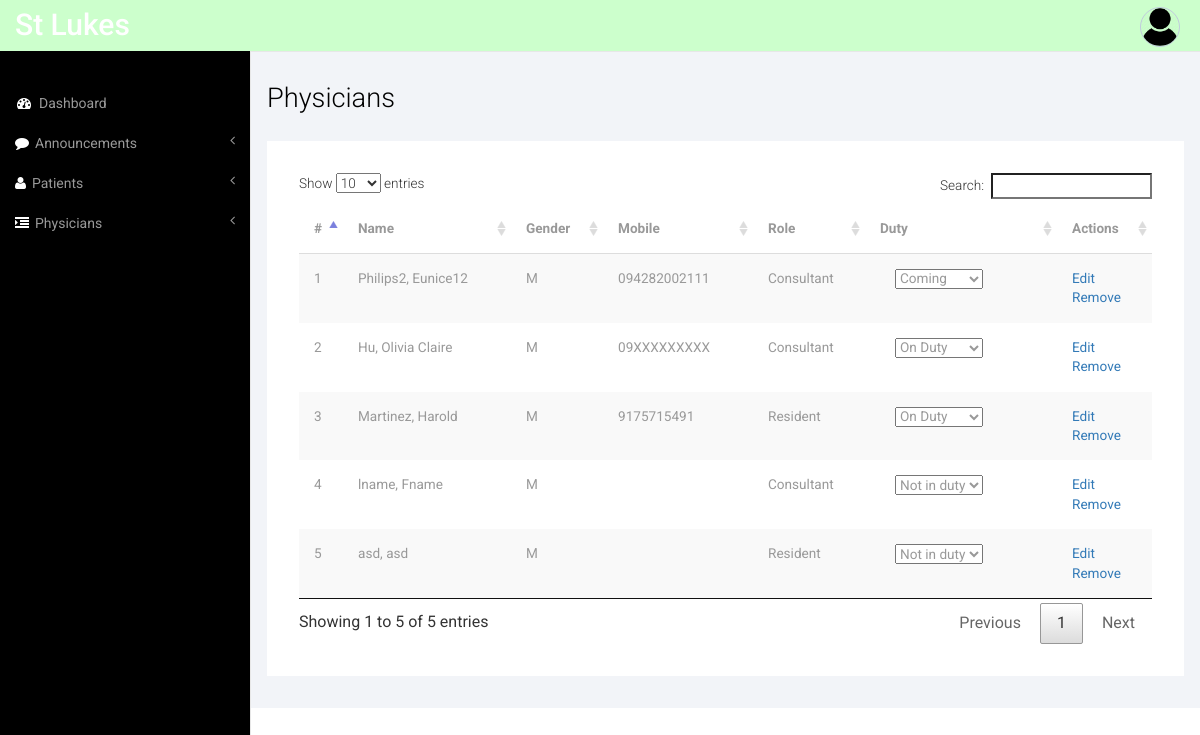
Screenshot of /index.php/physicians with the database file from the repository.
### tables this page shows
CREATE TABLE `physicians` (
  `id` int(11) NOT NULL,
  `firstname` text NOT NULL,
  `middlename` text NOT NULL,
  `lastname` text NOT NULL,
  `gender` tinyint(4) NOT NULL,
  `email` varchar(50) NOT NULL,
  `image` text NOT NULL,
  `password` text NOT NULL,
  `mac_address` varchar(20) NOT NULL,
  `mobile` varchar(13) NOT NULL,
  `role` tinyint(4) NOT NULL COMMENT '1 = consultant; 2 = resident',
  `on_duty` tinyint(4) NOT NULL DEFAULT '0',
  `date_added` datetime NOT NULL,
  `last_login` datetime NOT NULL,
  `active` tinyint(4) NOT NULL DEFAULT '1'
);

### application/controllers/Physicians.php (called while the page is built, shortened)
<?php
class Physicians extends CI_Controller {
	public function index() {
		$this->physicians_list();
	}
	public function physicians_list() {
		$tab['tab'] = 2;
		$result = $this->physicians_model->getPhysicians();
		$data['data'] = array();
		if ($result['success']) {
			$data['data'] = $result['data'];
		}
		$this->load->view('header', $tab);
		$this->load->view('physicians_list', $data);
		$this->load->view('footer');
	}
}

### index.php (called while the page is built, shortened)
<?php
require_once BASEPATH.'core/CodeIgniter.php';

### application/models/Physicians_model.php (called while the page is built, shortened)
<?php if ( ! defined('BASEPATH')) exit('No direct script access allowed');
class Physicians_model extends CI_Model
{
    function getPhysicians() {
    	$sql = "SELECT * FROM physicians WHERE active = ?";
        $query = $this->db->query($sql, array(1));
        if ($query->num_rows() > 0) {
            return array( 'success' => true, 'data' => $query->result_array());
        }
        return array( 'success' => false, 'error' => 'No data found' );
    }
}

### application/views/physicians_list.php (the view, shortened to what this page needs)
<div id="page-wrapper">
        <div class="col-md-12 graphs">
       <div class="xs">
     <h3>Physicians</h3>
    <div class="bs-example4" data-example-id="contextual-table">
    <table class="table table-striped" id="patients_table" cellspacing="0" width="100%">
      <thead>
        <tr>
          <th>#</th>
          <th>Name</th>
          <th>Gender</th>
          <th>Mobile</th>
          <th>Role</th>
          <th>Duty</th>
          <th>Actions</th>
        </tr>
      </thead>
      <tbody>
        <?php $x = 0; ?>
        <?php foreach($data as $row): ?>
        <?php $x++; ?>
        <tr>
          <td><?=$x?></td>
          <td><?=$row['lastname'].", ".$row['firstname']?></td>
          <td><?=$row['gender'] == 1 ? "M":"F";?></td>
          <td><?=$row['mobile'];?></td>
          <td><?=$row['role'] == 1 ? "Consultant":"Resident";?></td>
          <td>
            <div class="form-group">
              <div class="col-sm-6"><select name="duty" id="duty" class="duty" att="<?php echo $row['id']; ?>">
                <option value="0" <?php if ($row['on_duty'] == 0) echo "selected";?>>Not in duty</option>
                <option value="1"<?php if ($row['on_duty'] == 1) echo "selected";?>>On Duty</option>
                <option value="2"<?php if ($row['on_duty'] == 2) echo "selected";?>>Coming</option>
              </select></div>&nbsp&nbsp&nbsp&nbsp<span id="stat_<?php echo $row['id']; ?>" class="status"></span>
            </div>
          </td>
          <td>
            <a href="<?php echo base_url();?>physicians/physicians_edit/<?=$row['id']?>">Edit</a><br>
            <a onclick="return confirm('Are you sure you want to delete this item?');" href="<?php echo base_url();?>physicians/delete/<?=$row['id']?>">Remove</a>
          </td>
        </tr>
        <?php endforeach; ?>
      </tbody>
    </table>
   </div>
   </div>
  </div>
  </div>

### application/views/header.php (shortened to what this page needs)
<!DOCTYPE HTML>
<html>
<head>
<link href="<?php echo base_url(); ?>assets/css/bootstrap.min.css" rel='stylesheet' type='text/css' />
<link rel="stylesheet" type="text/css" href="<?php echo base_url(); ?>assets/css/jquery.dataTables.min.css">
<link href="<?php echo base_url(); ?>assets/css/style.css" rel='stylesheet' type='text/css' />
<link href="<?php echo base_url(); ?>assets/css/font-awesome.css" rel="stylesheet">
</head>
<body>
<div id="wrapper">
        <nav class="top1 navbar navbar-default navbar-static-top" role="navigation" style="margin-bottom: 0">
            <div class="navbar-header">
                <a class="navbar-brand" href="#">St Lukes</a>
            </div>
            <ul class="nav navbar-nav navbar-right">
                <li class="dropdown">
                    <a href="#" class="dropdown-toggle avatar" data-toggle="dropdown"><img src="<?php echo base_url() ?>assets/img/user.png" alt=""/></a>
                </li>
            </ul>
            <div class="navbar-default sidebar" role="navigation">
                <div class="sidebar-nav navbar-collapse">
                    <ul class="nav" id="side-menu">
                        <li>
                            <a href="<?php echo base_url(); ?>dashboard/"><i class="fa fa-dashboard fa-fw nav_icon"></i>Dashboard</a>
                        </li>
                        <li>
                            <a href="#"><i class="fa fa-comment nav_icon"></i>Announcements<span class="fa arrow"></span></a>
                        </li>
                        <li>
                            <a href="#"><i class="fa fa-user nav_icon"></i>Patients<span class="fa arrow"></span></a>
                        </li>
                        <li>
                            <a href="#"><i class="fa fa-indent nav_icon"></i>Physicians<span class="fa arrow"></span></a>
                        </li>
                    </ul>
                </div>
            </div>
        </nav>

### application/views/footer.php (shortened to what this page needs)
   </div>
<link href="<?php echo base_url(); ?>assets/css/custom.css" rel="stylesheet">
</body>
</html>

### assets/css/style.css (style rules this page uses)
h4, h5, h6, h1, h2, h3 { margin-top: 0; }
ul, ol { margin: 0; }
html, body { font-family: 'Roboto', sans-serif; font-size: 100%; background:#000; overflow-x: hidden; }
body a { transition:0.5s all; -webkit-transition:0.5s all; -moz-transition:0.5s all; -o-transition:0.5s all; -ms-transition:0.5s all; }
.navbar .navbar-nav li a { padding: 0 10px; line-height: 56px; position: relative; }
.navbar .navbar-nav li .dropdown-toggle.avatar img { height: 40px; -webkit-border-radius: 50em; -moz-border-radius: 50em; border-radius: 50em; border: 1px solid #c0cadd; margin-top: -4px; }
.navbar-default.sidebar { background-color: #000; font-family: 'Roboto', sans-serif; }
nav.top1.navbar.navbar-default.navbar-static-top { background-color:#ccffcc; font-family: 'Roboto', sans-serif; }
.navbar-default .navbar-brand { color: #fff !important; font-size: 30px; font-weight: 500; }
.navbar-right { margin-right: 10px !important; }
.navbar-right li { display:inline-block; }
i.nav_icon { color: #fff; margin-right:6px; }
.sidebar ul li a { color: #999; font-size:14px; }
ul.nav.navbar-nav.navbar-right { height: 51px; }
.sidebar-nav.navbar-collapse { margin: 2em 0 0 0; }
.graphs { padding: 2em 1em; background: #f2f4f8; font-family: 'Roboto', sans-serif; }
.bs-example4 { background: #fff; padding: 2em; }
.xs h3, .widget_head { color:#000; font-size:1.7em; font-weight:300; margin-bottom: 1em; }
.table > thead > tr > th, .table > tbody > tr > th, .table > tfoot > tr > th, .table > thead > tr > td, .table > tbody > tr > td, .table > tfoot > tr > td { border-top: none !important; }
.table > thead > tr > th, .table > tbody > tr > th, .table > tfoot > tr > th, .table > thead > tr > td, .table > tbody > tr > td, .table > tfoot > tr > td { font-size: 0.85em; color: #999; }
.table td, .table>tbody>tr>td, .table>tbody>tr>th, .table>tfoot>tr>td, .table>tfoot>tr>th, .table>thead>tr>td, .table>thead>tr>th { padding:15px !important; }
.table > thead > tr > th { border-bottom: 1px solid #ddd !important; }

### assets/css/custom.css (style rules this page uses)
#wrapper { width: 100%; }
#page-wrapper { min-height: 568px; background-color: #fff; }
@media (min-width:768px) { #page-wrapper { position: inherit; margin: 0 0 0 250px; border-left: 1px solid #e7e7e7; } }
.sidebar .sidebar-nav.navbar-collapse { padding-right: 0; padding-left: 0; }
.sidebar .arrow { float: right; }
.sidebar .fa.arrow:before { content: "\f104"; }
@media (min-width:768px) { .sidebar { z-index: 1; position: absolute; width: 250px; margin-top: 51px; } }

### rows the page displays
physicians: lastname "Philips2", firstname "Eunice12", gender "M", mobile "094282002111", role "Consultant", duty "Coming"
physicians: lastname "Hu", firstname "Olivia Claire", gender "M", mobile "09XXXXXXXXX", role "Consultant", duty "On Duty"
physicians: lastname "Martinez", firstname "Harold", gender "M", mobile "9175715491", role "Resident", duty "On Duty"
physicians: lastname "lname", firstname "Fname", gender "M", role "Consultant", duty "Not in duty"
physicians: lastname "asd", firstname "asd", gender "M", role "Resident", duty "Not in duty"
